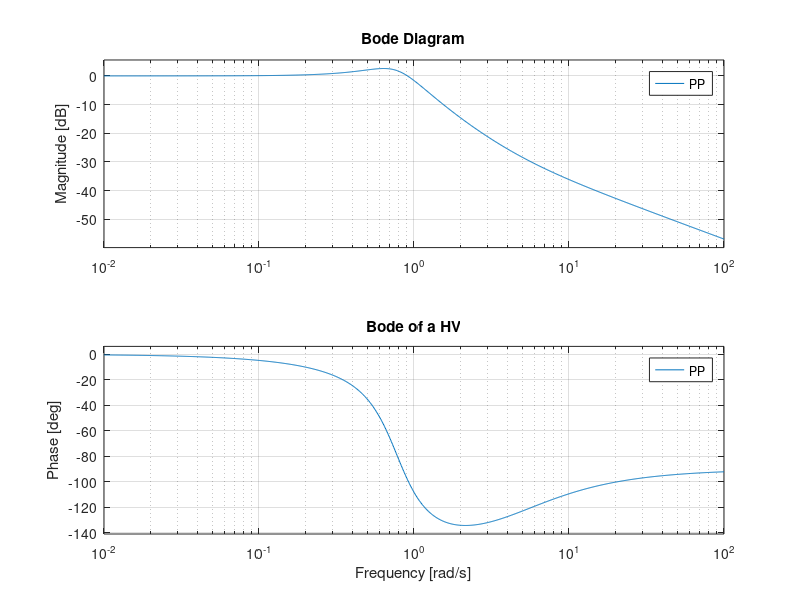
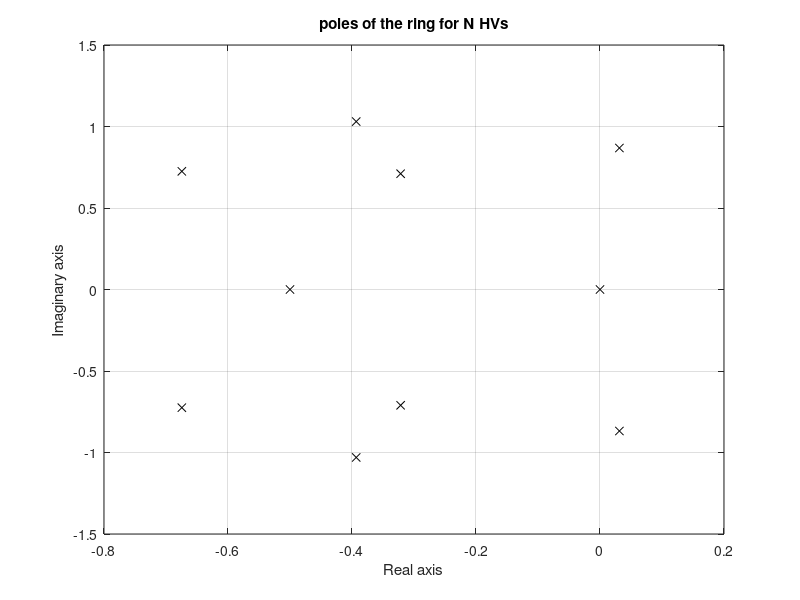
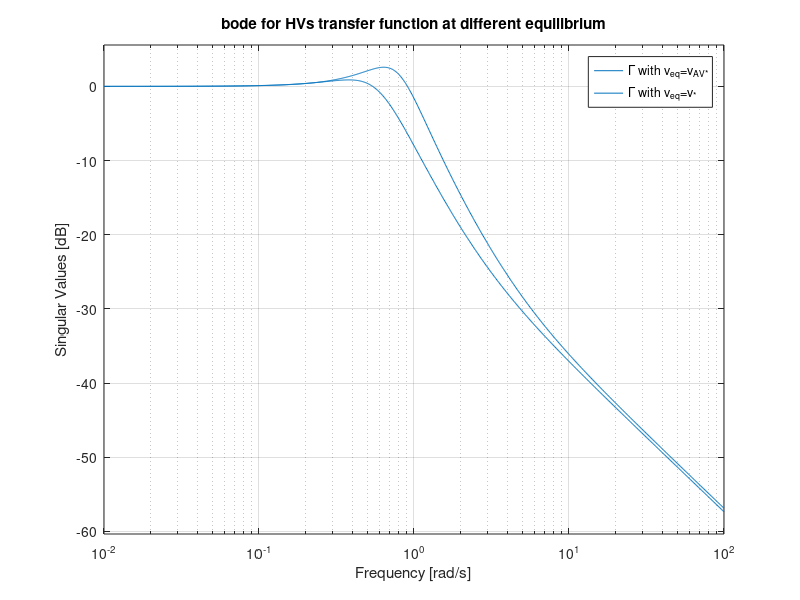

Write MATLAB code to recreate these figures, in order. (Note: this script raises an error after producing the figures.)
%%%%%%%%%%%%%%%%%%%%%%%%%%%%%%%%%%%%%%%%%%%%%%%%%%%%
%%% Source Code for Paper: Traffic flow on a ring with a single autonomous
%%%                        vehicle: an interconnected perspective
%%% Journal: Transactions on Intelligent transportation Systems, 2019
%%% Authors: Vittorio Giammarino, Simone Baldi, Paolo Frasca and Maria
%%%          Laura Delle Monache
%%%
%%% Copyright Vittorio Giammarino, 2019
%%%%%%%%%%%%%%%%%%%%%%%%%%%%%%%%%%%%%%%%%%%%%%%%%%%%%
%% Initialization
length_standard = 4.5; %vehicle length
N = 4; % Number of vehicles in the platoon
Ring_length = (260*N)/22;
v_max = 9.751; % Max speed in m/s
h_eq = (Ring_length/N); % equilibrium headway
d_s = 6; % safe distance
V = @(h,l_v,d_s) v_max*((tanh(h-l_v-d_s) + tanh(l_v + d_s))/(1 + tanh(l_v + d_s))); %Velocity non-linear function. h = headway, l_v = Veh length, d_s = safe distance
dV = @(h,l_v,d_s) (v_max/(1+tanh(l_v + d_s)))*(1-(tanh(h - l_v -d_s))^2); % dV/dh derivative of V in the headway
v_eq = V(h_eq, length_standard, d_s); % equilibrium velocity of the ring
k_bar = dV(h_eq, length_standard, d_s); % HV param
%% Transfer functions for P_N and Gamma_i (See Fig.2 and Fig.3)
a=20; %HV param
b=0.5; %HV param
a_bar = a/(h_eq*h_eq); %HV param linearized
b_bar = b; %HV param linearized
% transfer functions of P_N and Gamma_i
Pd_num = [1 0];
Pd_den = [1 (a_bar+b_bar) b_bar*k_bar];
P_num = [a_bar b_bar*k_bar];
P_den = [1 (a_bar+b_bar) b_bar*k_bar];
PP = tf(P_num,P_den);
PP_d = tf(Pd_num,Pd_den);
% Poles of the ring setup for N HVs
[p_HD_ring,z_HD_ring] = pzmap((PP_d)/(1-PP^N));
% Bode of a HV
figure()
bode(PP)
grid on
title('Bode of a HV')
% poles of the ring for N HVs
figure()
plot(p_HD_ring,'kx')
xlabel('Real axis')
ylabel('Imaginary axis')
title('poles of the ring for N HVs')
grid on
%% This analysis shows how steering the ring to a higher velocity can improve from a ring stability pov
% Note, this part does not appear in the paper 
h_eq1=255/21;
k_bar1 = dV(h_eq1, length_standard, d_s); 
v_eq1 = V(h_eq1, length_standard, d_s);
a=20;
b=0.5;
% calculation of critical N on a string
a_bar = a/(h_eq1*h_eq1);
b_bar = b;
% transfer functions of P_N and Gamma_i for the new equilibrium
Pd_num = [1 0];
Pd_den = [1 (a_bar+b_bar) b_bar*k_bar1];
P_num = [a_bar b_bar*k_bar1];
P_den = [1 (a_bar+b_bar) b_bar*k_bar1];
PP1 = tf(P_num,P_den);
PP_d = tf(Pd_num,Pd_den);

figure()
sigma(PP1)
hold on
sigma(PP)
grid on
legend('\Gamma with v_{eq}=v_{AV*}','\Gamma with v_{eq}=v_{*}')
title('bode for HVs transfer function at different equilibrium')

%% Second order (PI with saturation proposed in [16]) 
%HV
alpha_1 = b_bar*k_bar;
alpha_2 = a_bar + b_bar;
alpha_3 = a_bar;

% Compute critical peak and frequency
fpeaK_PP_formula = sqrt(alpha_1*(1-2*(alpha_2/(2*sqrt(alpha_1)))^2));
dumping = alpha_2/(2*sqrt(alpha_1));
gpeak_PP_formula = 1/(2*dumping*sqrt(1-dumping^2));
[gpeak_PP,fpeak_PP] = getPeakGain(PP,1e-5);

%AV
alpha = 0.9;
delta = 23;
k_veh = abs((fpeak_PP*((gpeak_PP)^(1-N)))/(1-alpha/2))*sqrt(1/(1-(gpeak_PP)^(2-2*N)));

beta_1 = k_veh*alpha/delta;
beta_2 = k_veh*(1-alpha/2);
beta_3 = k_veh*(1-alpha/2);
beta_2^2 - beta_3^2 - 2*beta_1

%AV in [16]
AV_N = [beta_3 beta_1];
AV_D = [1 beta_2 beta_1];
AV = tf(AV_N,AV_D);

figure()
sigma(AV)
grid on
title('Bode of PI with saturation proposed in [16]')
%% AV Second Order with c
% c comes from (39)
c=0.5;
% We use an approximation to compute (40) since alpha/delta~0
K_alpha = (c + sqrt(((gpeak_PP)^(2*N-2))*(c^2+fpeak_PP^2) - fpeak_PP^2))/((gpeak_PP)^(2*N-2)-1); 
k_veh = K_alpha/(1-alpha/2);
K_alpha = k_veh*(1-alpha/2);
beta = k_veh*alpha;
beta_1 = beta/delta;
beta_2 = K_alpha;
beta_3 = beta_2;

%Proposed AV Second Order with c
AV_N_c = [beta_3 beta_1];
AV_D_c = [1 beta_2+c beta_1];
AV_c = tf(AV_N_c,AV_D_c);

% Bode
figure()
bode(AV,AV_c)
legend('PI with saturation proposed in [16]','Proposed AV controller design')
%% Check on the PI with saturation proposed in [16] for classical stability
%Checks AV
figure()
bode(AV,PP)
legend('PI with saturation in [16]','HV')
% Theorem 2
figure()
bode(PP^(N-1)*AV)
title('resulting bode for N-1 HVs and the PI with saturation in [16]')

[p_AV_ring,z_AV_ring] = pzmap((PP_d)/(1-AV*PP^(N-1)));
[p_HV_ring,z_HV_ring] = pzmap((PP_d)/(1-PP^(N)));

figure()
plot(p_HV_ring,'kx')
hold on
plot(p_AV_ring,'rd')
grid on
xlabel('Real axis')
ylabel('Imaginary axis')
xlim([-1 0.5])
ylim([-1.5 1.5])
legend('poles of F^{(4)}_i','poles of F^{AV(4)}_i with AV in [16]')

%% %% Check on the Proposed AV for classical stability
% Checks AV_c
figure()
bode(AV_c,PP)
legend('Proposed AV','HV')
% Theorem 2
figure()
bode(PP^(N-1)*AV_c)
title('resulting bode for N-1 HVs and the proposed AV')

[p_AV_c_ring,z_AV_c_ring] = pzmap((PP_d)/(1-AV_c*PP^(N-1)));
[p_HV_ring,z_HV_ring] = pzmap((PP_d)/(1-PP^(N)));

figure()
plot(p_HV_c_ring,'kx')
hold on
plot(p_AV_ring,'rd')
grid on
xlabel('Real axis')
ylabel('Imaginary axis')
xlim([-1 0.5])
ylim([-1.5 1.5])
legend('poles of F^{(4)}_i','poles of F^{AV(4)}_i with proposed AV')
%% Non Linear simulation N cars with proposed AV and Disturbance on the AV 
a=20;
b=0.5;
v_max = 9.751;
l_v = 4.5;
d_s = 6;
N = 4; %from here I change the numbers of vehicles into the Ring
Ring_length = 260*N/22;
spacing = Ring_length/N;

k_veh2 =15;
V = @(x) v_max*((tanh(x-l_v-d_s) + tanh(l_v + d_s))/(1 + tanh(l_v + d_s)));
        
Set_of_initial_conditions = 0; 
t_f=400; 

for z=1:length(Set_of_initial_conditions)
    
opts = odeset('MaxStep',1e-2);    
y0 = Initial_velocity_and_space_conditions(Set_of_initial_conditions(z),N,spacing);

[t,y_N_cars] = ode45(@(t,y) ODE_Non_linear_simulation_general_PrePrint_white_noise(t,y,N,a,b,Ring_length,V,k_veh2,2),[0 t_f],y0,opts);
[displacement_AV, velocity_AV] = Plot_Displacement_velocity(t,y_N_cars,N,Ring_length);
    
% Uncomment to plot also the positions
% figure()
% plot(t,displacement_AV(:,end),'ro',t,displacement_AV(:,1:end-1),'ko')
% xlabel('time [s]')
% ylabel('position [m]')
% xlim([100 140])
% legend('AV','HVs')
% %title({'displacement N cars with AV', ['Initial velocity condition y_0 =' num2str(Set_of_initial_conditions(z))]})

figure()
plot(t,velocity_AV(:,1:end-1),'k',t,velocity_AV(:,end),'r')%,t,velocity_AV(:,4),t,velocity_AV(:,1))
xlabel('time [s]')
ylabel('velocity [m/s]')
%legend('AV','HVs')
title({'velocity N cars with proposed AV',['Initial velocity condition y_0 =' num2str(Set_of_initial_conditions(z))]})
ylim([5 14])
xlim([0 t_f])
end

size_v = size(velocity_AV);
energy = zeros(size_v(1)-1,size_v(2));
Energy = zeros(1,N);

for veh=1:N
    for instant=1:length(energy)
        energy(instant,veh) = (velocity_AV(instant,veh)-v_eq)^2*(t(instant+1)-t(instant));
    end
    Energy(1,veh) = sum(energy(:,veh));
end

y = fliplr(Energy);

figure()
l = categorical({'AV','veh-3','veh-2','veh-1'});
x = reordercats(l,{'AV','veh-3','veh-2','veh-1'});
bar(x,y)
ylabel('Energy [m^2/s^2]')
xlabel('Vehicles')
title('Energy of the vehicles wrt equilibrium in sim with disturbance on AV')

figure()
plot(t,velocity_AV(:,1:end-1),'k',t,velocity_AV(:,end),'r')%,t,velocity_AV(:,4),t,velocity_AV(:,1))
xlabel('time [s]')
ylabel('velocity [m/s]')
hold on
ylim([0 10])
title('simulation on the ring with the proposed AV for N=22 and disturbance on AV')


%% Uncomment this part if you want make a video of the simulation
% Advise: Reduce the simulation time or increase the number of frame per
% sec

% [x,y] = Ring_coordinates(Ring_length,N,displacement_AV);
% [a_x,a_y,b_x,b_y,c_x,c_y,d_x,d_y] = Draw_rectangle(Ring_length,N,displacement_AV);
% k=1;
% curve=animatedline;
% 
% for i=1:25:max(size(x))  
% % if mod(i,10)==0
% %    fprintf('Current time = %g/%g\n', i, max(size(x)));
% % end 
% %figure(1)
% %plot(x(i,1:N-1),y(i,1:N-1),'x',x(i,N),y(i,N),'d')
% % 
% %     subplot(2,1,1);
% %     plot(t(i),velocity(i,N),'r--o')
% %     hold on
% %     ylim([0 10])
% %     xlim([0 200])
% 
% figure(1)
% plot([a_x(i,1) b_x(i,1) d_x(i,1) c_x(i,1) a_x(i,1)],...
%     [a_y(i,1) b_y(i,1) d_y(i,1) c_y(i,1) a_y(i,1)],'b-',...
%     [a_x(i,2) b_x(i,2) d_x(i,2) c_x(i,2) a_x(i,2)],...
%     [a_y(i,2) b_y(i,2) d_y(i,2) c_y(i,2) a_y(i,2)],'b-',...
%     [a_x(i,3) b_x(i,3) d_x(i,3) c_x(i,3) a_x(i,3)],...
%     [a_y(i,3) b_y(i,3) d_y(i,3) c_y(i,3) a_y(i,3)],'b-',...
%     [a_x(i,4) b_x(i,4) d_x(i,4) c_x(i,4) a_x(i,4)],...
%     [a_y(i,4) b_y(i,4) d_y(i,4) c_y(i,4) a_y(i,4)],'b-',...
%     [a_x(i,5) b_x(i,5) d_x(i,5) c_x(i,5) a_x(i,5)],...
%     [a_y(i,5) b_y(i,5) d_y(i,5) c_y(i,5) a_y(i,5)],'b-',...
%     [a_x(i,6) b_x(i,6) d_x(i,6) c_x(i,6) a_x(i,6)],...
%     [a_y(i,6) b_y(i,6) d_y(i,6) c_y(i,6) a_y(i,6)],'b-',...
%     [a_x(i,7) b_x(i,7) d_x(i,7) c_x(i,7) a_x(i,7)],...
%     [a_y(i,7) b_y(i,7) d_y(i,7) c_y(i,7) a_y(i,7)],'b-',...
%     [a_x(i,8) b_x(i,8) d_x(i,8) c_x(i,8) a_x(i,8)],...
%     [a_y(i,8) b_y(i,8) d_y(i,8) c_y(i,8) a_y(i,8)],'b-',...
%     [a_x(i,9) b_x(i,9) d_x(i,9) c_x(i,9) a_x(i,9)],...
%     [a_y(i,9) b_y(i,9) d_y(i,9) c_y(i,9) a_y(i,9)],'b-',...
%     [a_x(i,10) b_x(i,10) d_x(i,10) c_x(i,10) a_x(i,10)],...
%     [a_y(i,10) b_y(i,10) d_y(i,10) c_y(i,10) a_y(i,10)],'b-',...
%     [a_x(i,11) b_x(i,11) d_x(i,11) c_x(i,11) a_x(i,11)],...
%     [a_y(i,11) b_y(i,11) d_y(i,11) c_y(i,11) a_y(i,11)],'b-',...
%     [a_x(i,12) b_x(i,12) d_x(i,12) c_x(i,12) a_x(i,12)],...
%     [a_y(i,12) b_y(i,12) d_y(i,12) c_y(i,12) a_y(i,12)],'b-',...
%     [a_x(i,13) b_x(i,13) d_x(i,13) c_x(i,13) a_x(i,13)],...
%     [a_y(i,13) b_y(i,13) d_y(i,13) c_y(i,13) a_y(i,13)],'b-',...
%     [a_x(i,14) b_x(i,14) d_x(i,14) c_x(i,14) a_x(i,14)],...
%     [a_y(i,14) b_y(i,14) d_y(i,14) c_y(i,14) a_y(i,14)],'b-',...
%     [a_x(i,15) b_x(i,15) d_x(i,15) c_x(i,15) a_x(i,15)],...
%     [a_y(i,15) b_y(i,15) d_y(i,15) c_y(i,15) a_y(i,15)],'b-',...
%     [a_x(i,16) b_x(i,16) d_x(i,16) c_x(i,16) a_x(i,16)],...
%     [a_y(i,16) b_y(i,16) d_y(i,16) c_y(i,16) a_y(i,16)],'b-',...
%     [a_x(i,17) b_x(i,17) d_x(i,17) c_x(i,17) a_x(i,17)],...
%     [a_y(i,17) b_y(i,17) d_y(i,17) c_y(i,17) a_y(i,17)],'b-',...
%     [a_x(i,18) b_x(i,18) d_x(i,18) c_x(i,18) a_x(i,18)],...
%     [a_y(i,18) b_y(i,18) d_y(i,18) c_y(i,18) a_y(i,18)],'b-',...
%     [a_x(i,19) b_x(i,19) d_x(i,19) c_x(i,19) a_x(i,19)],...
%     [a_y(i,19) b_y(i,19) d_y(i,19) c_y(i,19) a_y(i,19)],'b-',...
%     [a_x(i,20) b_x(i,20) d_x(i,20) c_x(i,20) a_x(i,20)],...
%     [a_y(i,20) b_y(i,20) d_y(i,20) c_y(i,20) a_y(i,20)],'b-',...
%     [a_x(i,21) b_x(i,21) d_x(i,21) c_x(i,21) a_x(i,21)],...
%     [a_y(i,21) b_y(i,21) d_y(i,21) c_y(i,21) a_y(i,21)],'b-',...
%     [a_x(i,N) b_x(i,N) d_x(i,N) c_x(i,N) a_x(i,N)],...
%     [a_y(i,N) b_y(i,N) d_y(i,N) c_y(i,N) a_y(i,N)],'r-')
% xlim([-45 45])
% ylim([-45 45])
% 
% drawnow
% F(k) = getframe(gcf);
% k=k+1;
% end
% 
% video = VideoWriter('Modified_PI_with_disturbance_on_AV.avi', 'Motion JPEG AVI');
% %video.FrameRate = 10;
% open(video)
% writeVideo(video, F);
% close(video)


